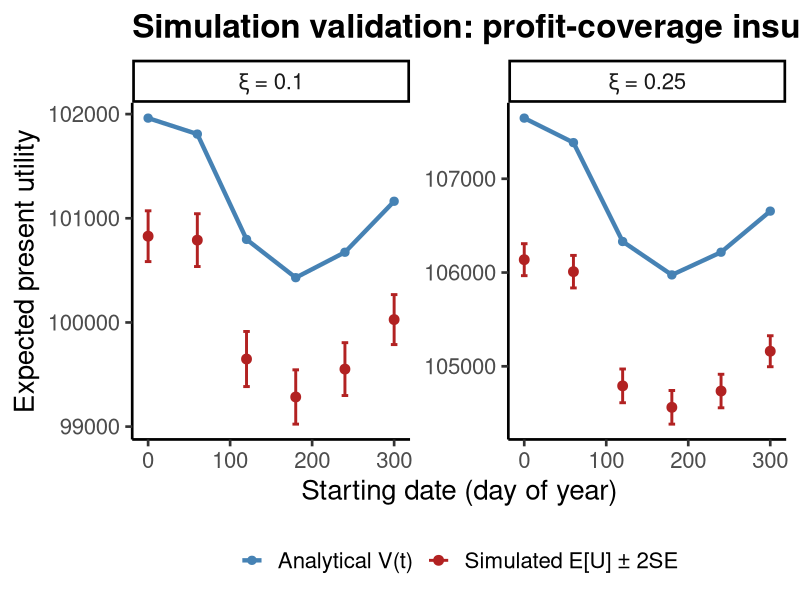

Source code (R):
library(ggplot2)

# ── Read data ─────────────────────────────────────────────────────────────────
df <- read.csv("results/simulations/simulation_validation_profit_coverage.csv")

outdir <- "results/figures"
dir.create(outdir, showWarnings = FALSE, recursive = TRUE)

# ══════════════════════════════════════════════════════════════════════════════
# Simulated E[U] vs analytical V(t₀): profit-coverage validation
# ══════════════════════════════════════════════════════════════════════════════

# Create xi labels for faceting
df$xi_label <- paste0("\u03be = ", df$xi)
df$xi_label <- factor(df$xi_label,
                      levels = paste0("\u03be = ", sort(unique(df$xi))))

p <- ggplot(df) +
  geom_line(aes(x = t_init, y = V_analytical,
                color = "Analytical V(t)"),
            linewidth = 1.5) +
  geom_point(aes(x = t_init, y = V_analytical,
                 color = "Analytical V(t)"),
             size = 2.5) +
  geom_errorbar(aes(x = t_init,
                    ymin = sim_lower_2se,
                    ymax = sim_upper_2se,
                    color = "Simulated E[U] \u00b1 2SE"),
                width = 8, linewidth = 1.0) +
  geom_point(aes(x = t_init,
                 y = sim_mean,
                 color = "Simulated E[U] \u00b1 2SE"),
             size = 3) +
  facet_wrap(~ xi_label, ncol = 2, scales = "free_y") +
  scale_color_manual(values = c(
    "Analytical V(t)" = "steelblue",
    "Simulated E[U] \u00b1 2SE" = "firebrick")) +
  labs(x = "Starting date (day of year)",
       y = "Expected present utility",
       color = NULL,
       title = "Simulation validation: profit-coverage insurance (medium risk)") +
  theme_classic(base_size = 20) +
  theme(
    legend.position = "bottom",
    plot.title = element_text(face = "bold"),
    strip.text = element_text(size = 16)
  )

ggsave(file.path(outdir, "simulation_validation_profit_coverage.png"), p,
       width = 14, height = 7, dpi = 400)
cat("Saved simulation_validation_profit_coverage.png\n")
